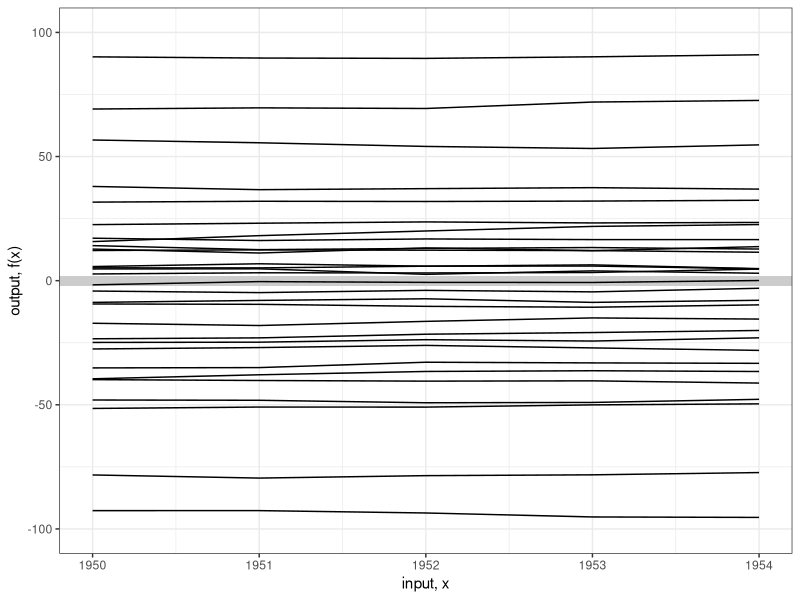

This figure's R source: (Note: this script raises an error after producing the figure.)
#Brownian Motion
require(MASS)
require(reshape2)
require(ggplot2)

brownianMotionK <- function(X1,X2,variance=1)
{
  return(variance*min(X1,X2))
}

add <- function(X1,X2)
{
  return(min(X1,X2))
}


covFun <- function(X1,X2,kern)
{
  l1 <- length(X1)
  l2 <- length(X2)
  K <- matrix(nrow=l1,ncol=l2)
  for(i in 1:l1)
  {
    for(j in 1:l2)
    {
      K[i,j] <- kern(X1[i],X2[j])
    }
  }
  return(K)
  
}


data <- read.csv("data/gdp.csv")

obs.ts <- data.frame(x = data$YEAR[1:5], y = data$CANADA[1:5])

X <- seq(min(obs.ts$x),max(obs.ts$x),by=1)

#BRCFun <- function(outer
                   
#outer(X,X,add)           

K.SS <- covFun(X,X,brownianMotionK)


values <- mvrnorm(30, rep(0, length=length(X)), K.SS)

dat <- data.frame(x=X, t(values))
dat <- melt(dat, id="x")
head(dat)

figBM2a <- ggplot(dat,aes(x=x,y=value)) +
  geom_rect(xmin=-Inf, xmax=Inf, ymin=-2, ymax=2, fill="grey80") +
  geom_line(aes(group=variable)) +   theme_bw() +
  scale_y_continuous(lim=c(-100,100), name="output, f(x)") +
  xlab("input, x")
figBM2a

                     #(1,2,3,5,6),
                  #y = c(-2,  0,  1,  2, -1))

K <- covFun(obs.ts$x,obs.ts$x,brownianMotionK)
K.S <- covFun(obs.ts$
                x,X,brownianMotionK)


cov_xx_inv <- solve(K)
Ef <- t(K.S) %*% cov_xx_inv %*% obs.ts$y
Cf <- K.SS - t(K.S) %*% cov_xx_inv %*% K.S



values <- mvrnorm(10, Ef, Cf)


dat <- data.frame(x=X, t(values))
dat <- melt(dat, id="x")

figBM2b <- ggplot(dat,aes(x=x,y=value)) +
  geom_ribbon(data=NULL, 
              aes(x=X, y=Ef, ymin=(Ef-2*sqrt(diag(Cf))), ymax=(Ef+2*sqrt(diag(Cf)))),
              fill="grey80") +
  geom_line(aes(color=variable)) + #REPLICATES
  geom_line(data=NULL,aes(x=X,y=Ef), size=1) + #MEAN
  geom_point(data=obs.ts,aes(x=x,y=y)) +  #OBSERVED DATA
  scale_y_continuous(lim=c(3,4), name="output, f(x)") +
  xlab("input, x") + 
  theme_bw()
figBM2b

plot(obs.ts)
